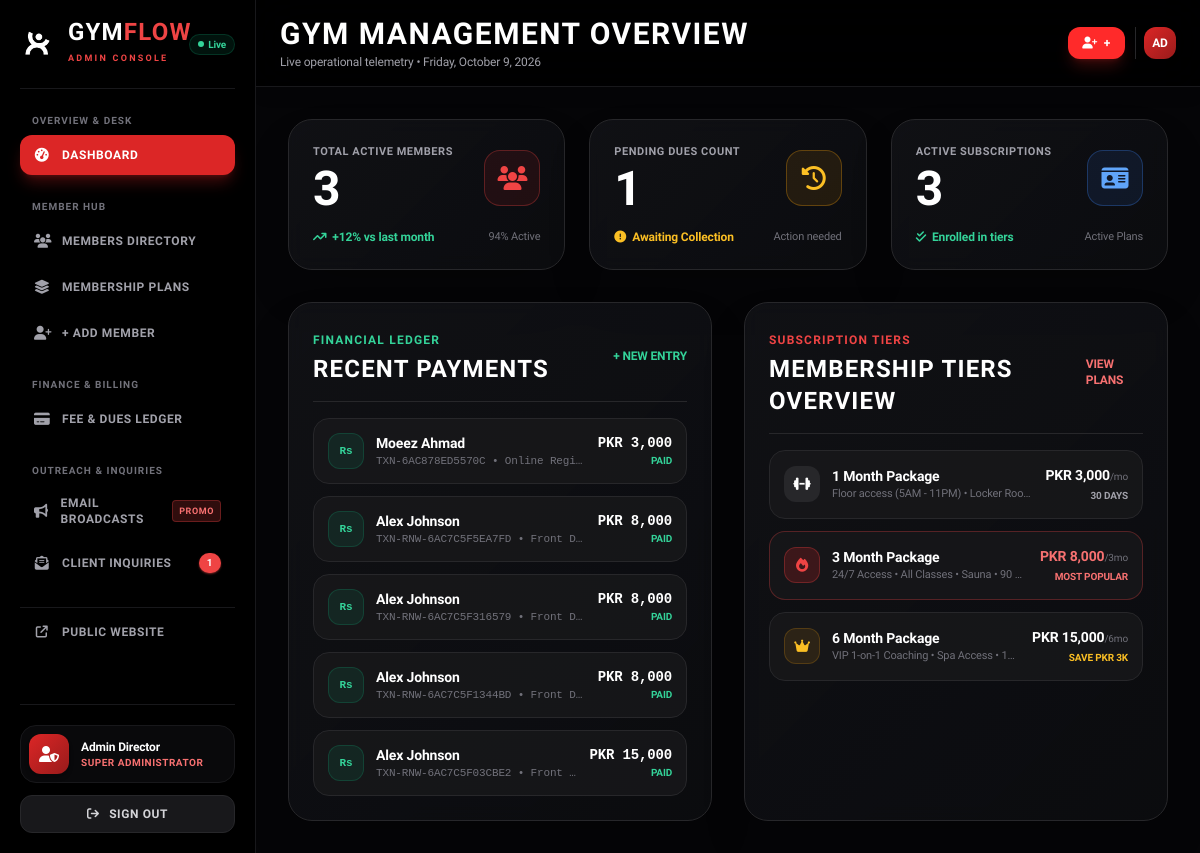
Page /admin/index (signed in) on the committed database.
### tables this page shows
CREATE TABLE IF NOT EXISTS `payments` (
    `id` INT AUTO_INCREMENT PRIMARY KEY,
    `user_id` INT NOT NULL,
    `membership_id` INT NULL,
    `amount` DECIMAL(10, 2) NOT NULL,
    `payment_method` VARCHAR(50) NOT NULL DEFAULT 'Card',
    `transaction_id` VARCHAR(100) UNIQUE NULL,
    `status` ENUM('paid', 'pending', 'overdue', 'failed') NOT NULL DEFAULT 'paid',
    `due_date` DATE NULL,
    `paid_at` DATETIME NULL,
    `notes` TEXT NULL,
    `created_at` TIMESTAMP DEFAULT CURRENT_TIMESTAMP,
    FOREIGN KEY (`user_id`) REFERENCES `users`(`id`) ON DELETE CASCADE,
    FOREIGN KEY (`membership_id`) REFERENCES `memberships`(`id`) ON DELETE SET NULL,
    INDEX `idx_payment_status` (`status`),
    INDEX `idx_due_date` (`due_date`)
);

CREATE TABLE IF NOT EXISTS `users` (
    `id` INT AUTO_INCREMENT PRIMARY KEY,
    `member_code` VARCHAR(30) UNIQUE NOT NULL,  
    `full_name` VARCHAR(100) NOT NULL,
    `email` VARCHAR(150) NOT NULL UNIQUE,
    `phone` VARCHAR(30) NULL,
    `password` VARCHAR(255) NOT NULL,  
    `role` ENUM('admin', 'staff', 'member') NOT NULL DEFAULT 'member',
    `avatar` VARCHAR(255) NULL,
    `status` ENUM('active', 'inactive', 'suspended') NOT NULL DEFAULT 'active',
    `created_at` TIMESTAMP DEFAULT CURRENT_TIMESTAMP,
    `updated_at` TIMESTAMP DEFAULT CURRENT_TIMESTAMP ON UPDATE CURRENT_TIMESTAMP,
    INDEX `idx_email` (`email`),
    INDEX `idx_role` (`role`),
    INDEX `idx_status` (`status`)
);

### admin/index.php (the view, shortened to what the rows shown need)
<?php
require_once __DIR__ . '/../config/app.php';
$recentPayments = [];
try {
    $db = getDB();
    $stmtRecPay = $db->query("
        SELECT p.*, u.full_name, u.member_code
        FROM payments p
        JOIN users u ON p.user_id = u.id
        ORDER BY p.id DESC LIMIT 5
    ");
    $recentPayments = $stmtRecPay->fetchAll();
} catch (Exception $e) {
    error_log("Admin Dashboard Metrics Warning: " . $e->getMessage());
}
?>
<!DOCTYPE html>
<html lang="en" class="dark">
<head>
    <link rel="stylesheet" href="https://cdnjs.cloudflare.com/ajax/libs/font-awesome/6.5.1/css/all.min.css" />
    <script src="https://cdn.tailwindcss.com"></script>
    <link rel="stylesheet" href="<?= asset('css/style.css') ?>">
</head>
<body class="bg-[#050507] text-zinc-100 min-h-screen flex flex-col md:flex-row antialiased">
    <div class="flex-1 flex flex-col min-w-0">
        <?php
        require_once __DIR__ . '/../components/admin-header.php';
        ?>
        <main class="p-4 sm:p-6 lg:p-8 pb-24 md:pb-8 space-y-6 sm:space-y-8 flex-grow min-w-0">
            <div class="grid grid-cols-1 lg:grid-cols-12 gap-6 sm:gap-8">
                <div id="payments" class="lg:col-span-6 glass-card rounded-3xl p-5 sm:p-6 border border-zinc-800 shadow-2xl space-y-4 min-w-0">
                    <div class="space-y-3 font-mono text-xs">
                        <?php if (!empty($recentPayments)): ?>
                            <?php foreach ($recentPayments as $p): ?>
                                <div class="p-3.5 rounded-2xl bg-zinc-900/80 border border-zinc-800 flex flex-col sm:flex-row sm:items-center justify-between gap-3">
                                    <div class="flex items-center gap-3 min-w-0">
                                        <div class="w-9 h-9 rounded-xl bg-emerald-500/10 text-emerald-400 border border-emerald-500/20 flex items-center justify-center font-bold text-[11px] shrink-0">
                                            Rs
                                        </div>
                                        <div class="min-w-0">
                                            <span class="font-sans font-bold text-white block text-sm truncate"><?= htmlspecialchars($p['full_name']) ?></span>
                                            <span class="text-zinc-500 text-[11px] truncate block"><?= htmlspecialchars($p['transaction_id'] ?? 'TXN-98234') ?> • <?= htmlspecialchars($p['payment_method']) ?></span>
                                        </div>
                                    </div>
                                    <div class="text-left sm:text-right shrink-0 border-t sm:border-t-0 pt-2 sm:pt-0 border-zinc-800/50">
                                        <span class="font-bold text-white text-sm block">PKR <?= number_format((float)$p['amount']) ?></span>
                                        <span class="text-[10px] text-emerald-400 uppercase font-sans font-bold"><?= htmlspecialchars($p['status']) ?></span>
                                    </div>
                                </div>
                            <?php endforeach; ?>
                        <?php endif; ?>
                    </div>
                </div>
            </div>
        </main>
    </div>
</body>
</html>

### rows in the picture
payments: user.full_name "Moeez Ahmad", transaction "TXN-6AC878ED5570C", payment_method "Online Regi…", amount "3,000", status "PAID"
payments: user.full_name "Alex Johnson", transaction "TXN-RNW-6AC7C5F5EA7FD", payment_method "Front D…", amount "8,000", status "PAID"
payments: user.full_name "Alex Johnson", transaction "TXN-RNW-6AC7C5F316579", payment_method "Front D…", amount "8,000", status "PAID"
payments: user.full_name "Alex Johnson", transaction "TXN-RNW-6AC7C5F1344BD", payment_method "Front D…", amount "8,000", status "PAID"
payments: user.full_name "Alex Johnson", transaction "TXN-RNW-6AC7C5F03CBE2", payment_method "Front…", amount "15,000", status "PAID"

### other values in the picture
$unreadMsgCount "1"
$currentUser['name'] "Admin Director"
$headerTitle "GYM MANAGEMENT OVERVIEW"
substr($currentUser['name'] ?? 'AD', 0, 2) "AD"
$totalActiveMembers "3"
$pendingDuesCount "1"
$activeSubscriptions "3"
